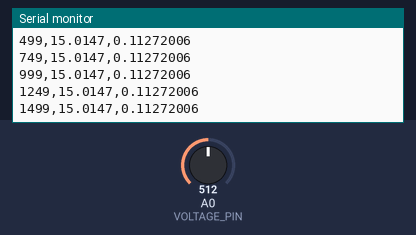
Bench run of a sketch on a simulated Arduino Uno, built with avr-gcc and run on an emulated ATmega328P. Shown: the last lines printed to the serial monitor. Inputs (shaded band) come from the test bench; at power-on: A0 (VOLTAGE_PIN) = 512.

Above: at 1.7 s.
1.8 s: A0 (VOLTAGE_PIN) set to 716
At 1.93 s:
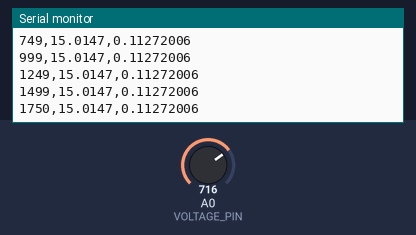
3.3 s: A0 (VOLTAGE_PIN) set to 900
At 3.43 s:
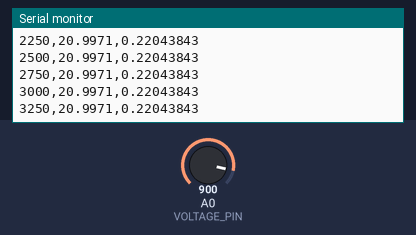
Timing chart, 0 to 6.3 s (numbered marks = the images above; inputs shaded):
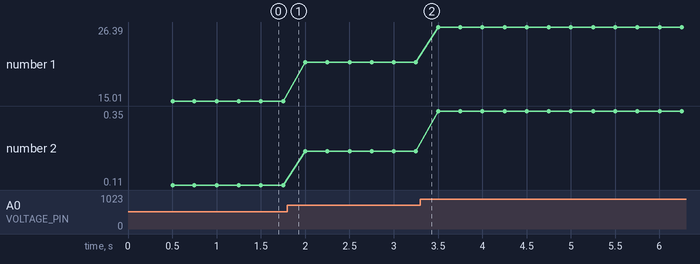

Measured:
- plotted number 1: 15.01 → 21 after the input at 1.8 s, 21 → 26.39 after the input at 3.3 s
- plotted number 2: 0.11 → 0.22 after the input at 1.8 s, 0.22 → 0.35 after the input at 3.3 s

The sketch:

energy_monitor.ino
```cpp
/*
  Typing Energy Harvester - Arduino Energy Monitor
  ------------------------------------------------
  Measures the voltage across the storage capacitor through a resistor divider.

  Example divider:
      R1 = 100k from capacitor+ to A0
      R2 = 20k  from A0 to GND

  E = 0.5 * C * V^2

  IMPORTANT:
  - Never connect a raw piezo output directly to A0.
  - Verify your board's ADC range and the actual divider values.
  - This sketch assumes a 5 V Arduino analog reference.
*/

const int VOLTAGE_PIN = A0;

const float ADC_REFERENCE = 5.0;
const float ADC_COUNTS = 1023.0;

const float R1 = 100000.0;   // ohms
const float R2 = 20000.0;    // ohms

const float CAPACITANCE_F = 0.001; // 1000 uF = 0.001 F

unsigned long lastPrint = 0;
const unsigned long SAMPLE_MS = 250;

float readCapVoltage() {
  int raw = analogRead(VOLTAGE_PIN);
  float vPin = (raw * ADC_REFERENCE) / ADC_COUNTS;
  float vCap = vPin * ((R1 + R2) / R2);
  return vCap;
}

float storedEnergyJ(float voltage) {
  return 0.5 * CAPACITANCE_F * voltage * voltage;
}

void setup() {
  Serial.begin(115200);
  delay(500);

  Serial.println("time_ms,voltage_V,energy_J");
}

void loop() {
  unsigned long now = millis();

  if (now - lastPrint >= SAMPLE_MS) {
    lastPrint = now;

    float voltage = readCapVoltage();
    float energy = storedEnergyJ(voltage);

    Serial.print(now);
    Serial.print(",");
    Serial.print(voltage, 4);
    Serial.print(",");
    Serial.println(energy, 8);
  }
}
```
